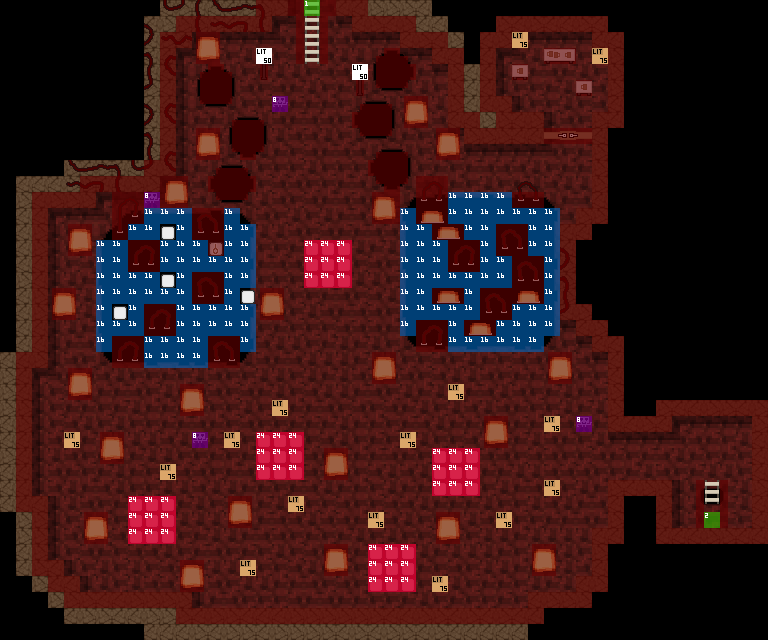

Below is a game level as drawn by its tile map, then a one-line description and the .tmx that defines it (tile-layer data replaced by summaries):
An orthogonal 48x40 tile map with 16x16 px tiles, 6 tile layers (Background, Foreground, Super foreground, Collision, ...), 4 tilesets.

<map version="1.2" tiledversion="1.2.4" orientation="orthogonal" renderorder="right-down" width="48" height="40" tilewidth="16" tileheight="16" infinite="0" nextlayerid="26" nextobjectid="1">
 <tileset firstgid="1" source="../tilesets/world-tileset.tsx" />
 <tileset firstgid="4097" source="../tilesets/collision-tileset.tsx" />
 <tileset firstgid="4125" source="../tilesets/light-tileset.tsx" />
 <tileset firstgid="4149" source="../tilesets/interaction-tileset.tsx" />
 <layer id="20" name="Background" width="48" height="40" locked="1">
  <data>[1920 cells, 1446 non-empty, 26 distinct tile ids]</data>
 </layer>
 <layer id="21" name="Foreground" width="48" height="40" locked="1">
  <data>[1920 cells, 289 non-empty, 50 distinct tile ids]</data>
 </layer>
 <layer id="22" name="Super foreground" width="48" height="40" locked="1">
  <data>[1920 cells, 8 non-empty, 6 distinct tile ids]</data>
 </layer>
 <layer id="23" name="Collision" width="48" height="40" locked="1">
  <data>[1920 cells, 496 non-empty, 12 distinct tile ids]</data>
 </layer>
 <layer id="24" name="Interaction" width="48" height="40" locked="1">
  <data>[1920 cells, 176 non-empty, 5 distinct tile ids]</data>
 </layer>
 <layer id="25" name="Lighting" width="48" height="40" locked="1">
  <data>[1920 cells, 17 non-empty, 2 distinct tile ids]</data>
 </layer>
</map>